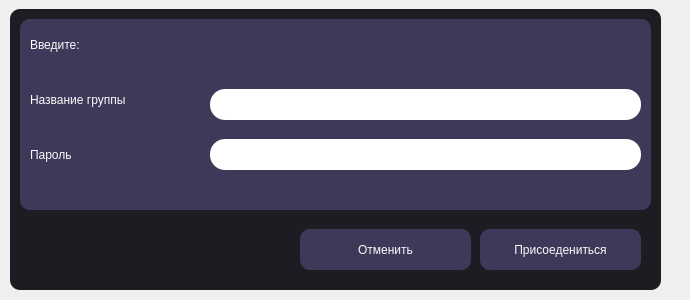
<?xml version="1.0" encoding="UTF-8"?>
<ui version="4.0">
 <class>Form</class>
 <widget class="QWidget" name="Form">
  <property name="geometry">
   <rect>
    <x>0</x>
    <y>0</y>
    <width>690</width>
    <height>300</height>
   </rect>
  </property>
  <property name="windowTitle">
   <string>Form</string>
  </property>
  <widget class="QFrame" name="frame">
   <property name="geometry">
    <rect>
     <x>10</x>
     <y>9</y>
     <width>651</width>
     <height>281</height>
    </rect>
   </property>
   <property name="styleSheet">
    <string notr="true">QFrame{
    border-radius: 10px;
	background-color: #1B1D23;
}</string>
   </property>
   <property name="frameShape">
    <enum>QFrame::StyledPanel</enum>
   </property>
   <property name="frameShadow">
    <enum>QFrame::Raised</enum>
   </property>
   <widget class="QFrame" name="frame_2">
    <property name="geometry">
     <rect>
      <x>10</x>
      <y>10</y>
      <width>631</width>
      <height>191</height>
     </rect>
    </property>
    <property name="styleSheet">
     <string notr="true">QFrame{
    border-radius: 10px;
	background-color: #3d3a59;
}</string>
    </property>
    <property name="frameShape">
     <enum>QFrame::StyledPanel</enum>
    </property>
    <property name="frameShadow">
     <enum>QFrame::Raised</enum>
    </property>
    <widget class="QLabel" name="input_Label">
     <property name="geometry">
      <rect>
       <x>10</x>
       <y>10</y>
       <width>161</width>
       <height>31</height>
      </rect>
     </property>
     <property name="styleSheet">
      <string notr="true">QLabel{
    font: 22pt &quot;Sitka Small&quot;;
     color: rgb(250, 250, 250);
}</string>
     </property>
     <property name="text">
      <string>Введите:</string>
     </property>
    </widget>
    <widget class="QLineEdit" name="group_name_line">
     <property name="geometry">
      <rect>
       <x>190</x>
       <y>70</y>
       <width>431</width>
       <height>31</height>
      </rect>
     </property>
     <property name="styleSheet">
      <string notr="true">QLineEdit{
	border-radius: 15px;
	background-color: #fff;
    font: 12pt &quot;Sitka Small&quot;;
}</string>
     </property>
    </widget>
    <widget class="QLineEdit" name="password_line">
     <property name="geometry">
      <rect>
       <x>190</x>
       <y>120</y>
       <width>431</width>
       <height>31</height>
      </rect>
     </property>
     <property name="styleSheet">
      <string notr="true">QLineEdit{
	border-radius: 15px;
	background-color: #fff;
    font: 12pt &quot;Sitka Small&quot;;
}</string>
     </property>
    </widget>
    <widget class="QLabel" name="name_group_Label">
     <property name="geometry">
      <rect>
       <x>10</x>
       <y>60</y>
       <width>151</width>
       <height>41</height>
      </rect>
     </property>
     <property name="styleSheet">
      <string notr="true">QLabel{
    font: 12pt &quot;Sitka Small&quot;;
     color: rgb(250, 250, 250);
}</string>
     </property>
     <property name="text">
      <string>Название группы</string>
     </property>
    </widget>
    <widget class="QLabel" name="password_Label">
     <property name="geometry">
      <rect>
       <x>10</x>
       <y>120</y>
       <width>111</width>
       <height>31</height>
      </rect>
     </property>
     <property name="styleSheet">
      <string notr="true">QLabel{
    font: 12pt &quot;Sitka Small&quot;;
     color: rgb(250, 250, 250);
}</string>
     </property>
     <property name="text">
      <string>Пароль</string>
     </property>
    </widget>
   </widget>
   <widget class="QPushButton" name="close_Button">
    <property name="geometry">
     <rect>
      <x>290</x>
      <y>220</y>
      <width>171</width>
      <height>41</height>
     </rect>
    </property>
    <property name="styleSheet">
     <string notr="true">QPushButton {
	font: 12pt &quot;Sitka Small&quot;;
    border: none;
    border-radius: 10px;
	background-color:  #3d3a59;
    color: rgb(250, 250, 250);
}
QPushButton:hover{
	background-color: #4a3c73;
}
QPushButton:pressed{
	background-color: #604d94;
}
</string>
    </property>
    <property name="text">
     <string>Отменить</string>
    </property>
   </widget>
   <widget class="QPushButton" name="confirm_Button">
    <property name="geometry">
     <rect>
      <x>470</x>
      <y>220</y>
      <width>161</width>
      <height>41</height>
     </rect>
    </property>
    <property name="styleSheet">
     <string notr="true">QPushButton {
	font: 12pt &quot;Sitka Small&quot;;
    border-radius: 10px;
	background-color:  #3d3a59;
    color: rgb(250, 250, 250);
    border:50px;
    border-color: rgb(250, 250, 250)
}
QPushButton:hover{
	background-color: #4a3c73;
}
QPushButton:pressed{
	background-color: #604d94;
}
</string>
    </property>
    <property name="text">
     <string>Присоедениться</string>
    </property>
   </widget>
  </widget>
 </widget>
 <resources/>
 <connections/>
</ui>
